Frame 1 (no input): blank canvas, image omitted
Frame 60 (no input): blank canvas, image omitted
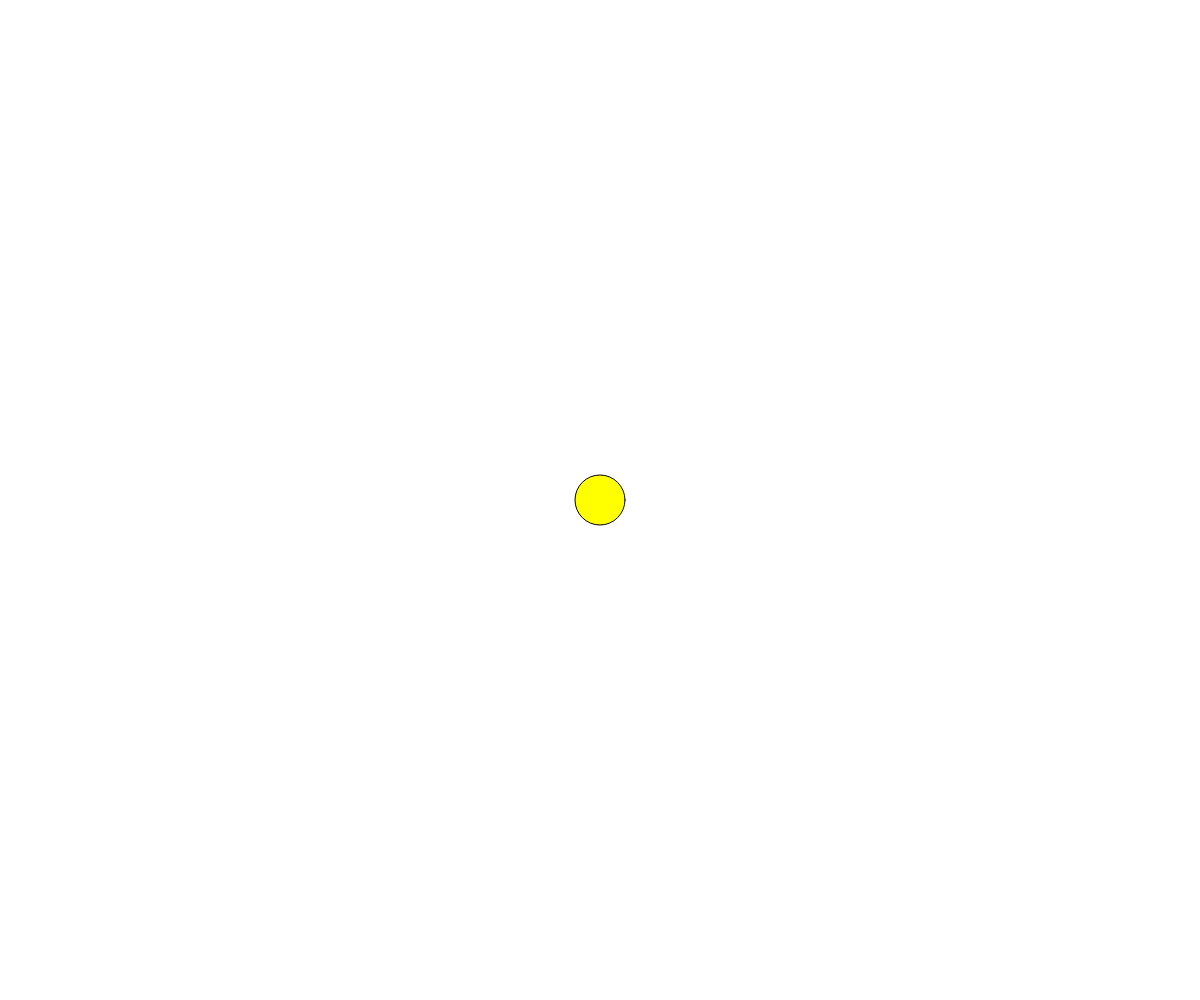
Frame 120 (the mouse pressed at the canvas centre since frame 60)

The p5.js sketch whose frames 1 and 60 were blank and that drew this single picture after the mouse press (run headless with seeded random() and noise() and a simulated clock; from frame 60 on, the mouse is pressed at the canvas centre):

// p5.js sketch
// ── sketch.js

function setup() {
  // put setup code here
  createCanvas(windowWidth, windowHeight);

}

function draw() {
  // put drawing code here
  //background(220);
  //tegnGulSirkel(100, 30, 10);
  //tegnGulSirkel(20, 100, 40);
  //tegnGulSirkel(70, 70, 5);

}

function tegnGulSirkel(x, y) {
  fill("yellow");
  circle(x, y, 50);
}
function mousePressed() {
  tegnGulSirkel(mouseX, mouseY);
}
